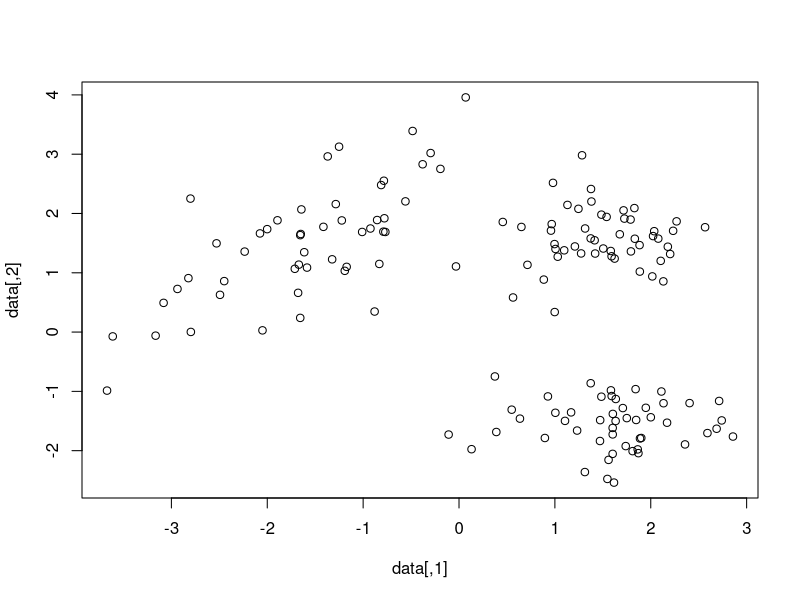

R code for this plot: (Note: this script raises an error after producing the figure.)
set.seed(1)

### draw data
b_true <- matrix(c(1.5,1.5,1.5,-1.5,-1.5,1.5), ncol = 3)
Omega_true <- matrix(c(0.3, 0.05, 0.05, 0.3, 0.5, -0.08, -0.08, 0.2, 0.8, 0.5, 0.5, 0.8), ncol = 3)
data <- c()
for(c in 1:3){
  data <- rbind(data, MASS::mvrnorm(n = 50, mu = b_true[,c], Sigma = matrix(Omega_true[,c], ncol = 2)))
}
plot(data)

### prior settings
delta <- 0.01 # concentration parameter of Dirichlet distribution
xi <- matrix(rep(0, 2), ncol = 2) # prior mean for each b_c
D <- diag(2) # prior covariance for each b_c
nu <- 4 # prior mean for each Omega_c
Theta <- diag(2) # prior covariance for each Omega_c

### initial values
z0 <- rep(1, nrow(data)) # initial data point assignment

### run Gibbs sampler
results <- crp_gibbs(data = data,
                     delta = delta, xi = xi, D = D, nu = nu, Theta = Theta,
                     z0 = z0,
                     R = 1000)

### assign classes that occur most often
tab <- apply(results$z_samples, 1, FUN = function(x) {
  tab <- table(x)
  ans <- names(tab[which.max(tab)])
  return(as.numeric(ans))
})
table(tab)

### Gibbs sampler definition
crp_gibbs <- function(data,
                      delta, xi, D, nu, Theta,
                      z0, R, Cmax = 100){

  ### data dimension
  N <- nrow(data)

  ### initialization
  z <- z0
  m <- as.vector(table(z))
  C <- length(m)
  b <- matrix(0, nrow = 2, ncol = Cmax)
  Omega <- matrix(rep(diag(2), C), nrow = 4, ncol = Cmax)
  pb <- txtProgressBar(min = 0, max = R, style = 3)

  ### storage of Gibbs samples
  z_samples <- matrix(NA, nrow = N, ncol = R)

  ### Gibbs sampler
  for(r in 1:R){

    ### Dirichlet Process
    for(n in 1:N){
      ### un-assign initial class membership
      m[z[n]] <- m[z[n]] - 1

      ### remove empty table
      if(m[z[n]] == 0) {
        m[z[n]] <- m[C]
        z[z == C] <- z[n]
        m <- m[-C]
        C <- C - 1
      }

      ### ensure that z[n] does not get counted as a cluster
      z[n] <- -1

      ### storage for cluster log-probabilities
      logp <- rep(NA, C + 1)

      ### update cluster characteristics
      for(c in 1:C){

        ### extract data points currently allocated to cluster c
        y_c <- data[z == c, , drop = FALSE]

        ### update Omega_c via mean of its posterior distribution
        Omega_c <- (Theta + crossprod(t(apply(y_c, 1, function(x) x - b[,c])))) / (m[c]+nu-ncol(data)-1)
        Omega[,c] <- as.vector(Omega_c)

        ### compute covariance (sig_b) and mean (mu_b) of posterior distribution of b_c
        sig_b <- solve(solve(D) + m[c] * solve(matrix(Omega_c, 2, 2)))
        mu_b <- sig_b %*% (solve(matrix(Omega_c, 2, 2)) %*% colSums(y_c) + solve(D) %*% t(xi))

        ### update b_c via mean of its posterior distribution
        b[,c] <- mu_b

        ### compute log-density of data point n from its posterior predictive distribution
        density_n <- dmvnorm(data[n,], mean = mu_b, Sigma = sig_b + Omega_c, log = TRUE)

        ### compute cluster assignment probabilities for existing cluster (conditioned on existing clusters)
        logp[c] <- log(m[c]) + density_n
      }

      ### compute probability for new cluster (conditioned on existing clusters)
      est_Omega <- matrix(Omega[,1:C, drop = FALSE] %*% (m/sum(m)), ncol = 2)
      logp[C+1] <- log(delta) + mvtnorm::dmvnorm(data[n,], mean = xi, sigma = D + est_Omega, log = TRUE)

      ### transform log-probabilities to probabilities
      max_logp <- max(logp)
      logp <- logp - max_logp
      loc_probs <- exp(logp)
      loc_probs <- loc_probs / sum(loc_probs)

      ### draw new cluster membership
      newz <- sample(1:(C+1), 1, prob = loc_probs)
      if(newz == C + 1){
        ### spawn new cluster
        m <- c(m, 0)
        C <- C + 1
      }
      z[n] <- newz
      m[newz] <- m[newz] + 1
    }

    setTxtProgressBar(pb, r)
    z_samples[, r] <- z
  }

  close(pb)
  return(list("z_samples" = z_samples))
}
